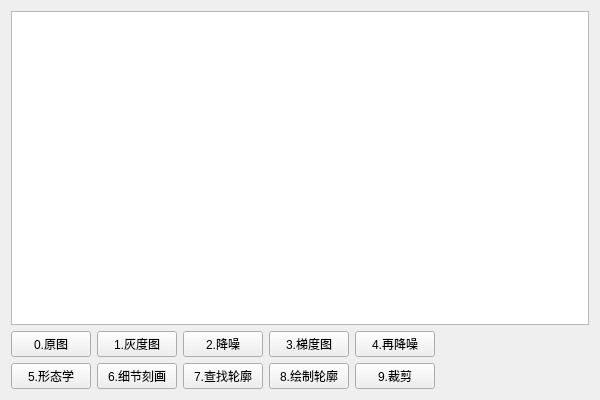
<?xml version="1.0" encoding="UTF-8"?>
<ui version="4.0">
 <class>BugDetectClass</class>
 <widget class="QWidget" name="BugDetectClass">
  <property name="geometry">
   <rect>
    <x>0</x>
    <y>0</y>
    <width>600</width>
    <height>400</height>
   </rect>
  </property>
  <property name="windowTitle">
   <string>BugDetect</string>
  </property>
  <layout class="QGridLayout" name="gridLayout">
   <item row="0" column="0" colspan="6">
    <widget class="pGraphicsViewer" name="graphicsView"/>
   </item>
   <item row="1" column="0">
    <widget class="QPushButton" name="pushButton">
     <property name="text">
      <string>0.原图</string>
     </property>
    </widget>
   </item>
   <item row="1" column="1">
    <widget class="QPushButton" name="pushButton_2">
     <property name="text">
      <string>1.灰度图</string>
     </property>
    </widget>
   </item>
   <item row="1" column="3">
    <widget class="QPushButton" name="pushButton_4">
     <property name="text">
      <string>3.梯度图</string>
     </property>
    </widget>
   </item>
   <item row="1" column="2">
    <widget class="QPushButton" name="pushButton_3">
     <property name="text">
      <string>2.降噪</string>
     </property>
    </widget>
   </item>
   <item row="1" column="5" rowspan="2">
    <spacer name="horizontalSpacer">
     <property name="orientation">
      <enum>Qt::Horizontal</enum>
     </property>
     <property name="sizeHint" stdset="0">
      <size>
       <width>40</width>
       <height>20</height>
      </size>
     </property>
    </spacer>
   </item>
   <item row="1" column="4">
    <widget class="QPushButton" name="pushButton_5">
     <property name="text">
      <string>4.再降噪</string>
     </property>
    </widget>
   </item>
   <item row="2" column="0">
    <widget class="QPushButton" name="pushButton_6">
     <property name="text">
      <string>5.形态学</string>
     </property>
    </widget>
   </item>
   <item row="2" column="1">
    <widget class="QPushButton" name="pushButton_7">
     <property name="text">
      <string>6.细节刻画</string>
     </property>
    </widget>
   </item>
   <item row="2" column="2">
    <widget class="QPushButton" name="pushButton_8">
     <property name="text">
      <string>7.查找轮廓</string>
     </property>
    </widget>
   </item>
   <item row="2" column="3">
    <widget class="QPushButton" name="pushButton_9">
     <property name="text">
      <string>8.绘制轮廓</string>
     </property>
    </widget>
   </item>
   <item row="2" column="4">
    <widget class="QPushButton" name="pushButton_10">
     <property name="text">
      <string>9.裁剪</string>
     </property>
    </widget>
   </item>
  </layout>
 </widget>
 <layoutdefault spacing="6" margin="11"/>
 <customwidgets>
  <customwidget>
   <class>pGraphicsViewer</class>
   <extends>QGraphicsView</extends>
   <header>../GraphicsViewer/pGraphicsViewer.h</header>
  </customwidget>
 </customwidgets>
 <resources>
  <include location="BugDetect.qrc"/>
 </resources>
 <connections/>
</ui>
